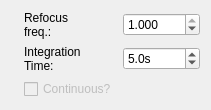
            <widget class="QWidget" name="tab_5">
             <attribute name="title">
              <string>Fluorescence</string>
             </attribute>
             <layout class="QGridLayout" name="gridLayout_13">
              <item row="2" column="3">
               <widget class="QLabel" name="label_7">
                <property name="text">
                 <string>&lt;html&gt;&lt;head/&gt;&lt;body&gt;&lt;p&gt;Integration&lt;br/&gt;Time:&lt;/p&gt;&lt;/body&gt;&lt;/html&gt;</string>
                </property>
               </widget>
              </item>
              <item row="3" column="3">
               <widget class="QCheckBox" name="align_2d_fluorescence_continous_CheckBox">
                <property name="enabled">
                 <bool>false</bool>
                </property>
                <property name="text">
                 <string>Continuous?</string>
                </property>
               </widget>
              </item>
              <item row="2" column="4">
               <widget class="ScienDSpinBox" name="align_2d_fluorescence_integrationtime_DSpinBox">
                <property name="alignment">
                 <set>Qt::AlignLeading|Qt::AlignLeft|Qt::AlignVCenter</set>
                </property>
                <property name="suffix">
                 <string>s</string>
                </property>
                <property name="decimals">
                 <number>1</number>
                </property>
                <property name="maximum">
                 <double>10000.000000000000000</double>
                </property>
                <property name="value">
                 <double>5.000000000000000</double>
                </property>
               </widget>
              </item>
              <item row="1" column="0">
               <widget class="QLabel" name="label_3">
                <property name="text">
                 <string/>
                </property>
               </widget>
              </item>
              <item row="1" column="4">
               <widget class="QDoubleSpinBox" name="align_2d_fluorescence_optimize_freq_SpinBox">
                <property name="toolTip">
                 <string>Set the frequency of the optimization routine</string>
                </property>
                <property name="decimals">
                 <number>3</number>
                </property>
                <property name="maximum">
                 <double>1.000000000000000</double>
                </property>
                <property name="singleStep">
                 <double>0.100000000000000</double>
                </property>
                <property name="value">
                 <double>1.000000000000000</double>
                </property>
               </widget>
              </item>
              <item row="1" column="3">
               <widget class="QLabel" name="label_4">
                <property name="text">
                 <string>&lt;html&gt;&lt;head/&gt;&lt;body&gt;&lt;p&gt;Refocus&lt;br/&gt;freq.:&lt;/p&gt;&lt;/body&gt;&lt;/html&gt;</string>
                </property>
               </widget>
              </item>
             </layout>
            </widget>
